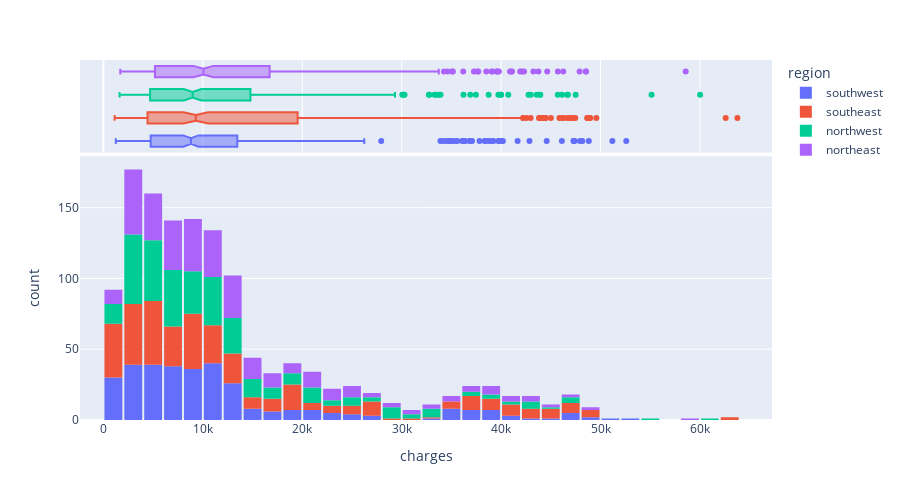

Notebook code cell kept with this figure:
### Code cell
fig = px.histogram(df,x = "charges",marginal = "box",color = "region",nbins = 47,height = 500)
fig.update_layout(bargap = 0.1)
fig.show()

### Figure 1 — Plotly figure (JSON) as saved in the notebook; plotly's stock layout.template omitted (floating-point values rounded to 4 significant figures; data arrays with more than 128 entries replaced by an {"elided": "..."} marker saying what was removed)
{"data": [{"bingroup": "x", "hovertemplate": "region=southwest<br>charges=%{x}<br>count=%{y}<extra></extra>", "legendgroup": "southwest", "marker": {"color": "#636efa", "pattern": {"shape": ""}}, "name": "southwest", "nbinsx": 47, "orientation": "v", "showlegend": true, "type": "histogram", "x": {"elided": "325 float values"}, "xaxis": "x", "yaxis": "y"}, {"hovertemplate": "region=southwest<br>charges=%{x}<extra></extra>", "legendgroup": "southwest", "marker": {"color": "#636efa"}, "name": "southwest", "notched": true, "showlegend": false, "type": "box", "x": {"elided": "325 float values"}, "xaxis": "x2", "yaxis": "y2"}, {"bingroup": "x", "hovertemplate": "region=southeast<br>charges=%{x}<br>count=%{y}<extra></extra>", "legendgroup": "southeast", "marker": {"color": "#EF553B", "pattern": {"shape": ""}}, "name": "southeast", "nbinsx": 47, "orientation": "v", "showlegend": true, "type": "histogram", "x": {"elided": "364 float values"}, "xaxis": "x", "yaxis": "y"}, {"hovertemplate": "region=southeast<br>charges=%{x}<extra></extra>", "legendgroup": "southeast", "marker": {"color": "#EF553B"}, "name": "southeast", "notched": true, "showlegend": false, "type": "box", "x": {"elided": "364 float values"}, "xaxis": "x2", "yaxis": "y2"}, {"bingroup": "x", "hovertemplate": "region=northwest<br>charges=%{x}<br>count=%{y}<extra></extra>", "legendgroup": "northwest", "marker": {"color": "#00cc96", "pattern": {"shape": ""}}, "name": "northwest", "nbinsx": 47, "orientation": "v", "showlegend": true, "type": "histogram", "x": {"elided": "325 float values"}, "xaxis": "x", "yaxis": "y"}, {"hovertemplate": "region=northwest<br>charges=%{x}<extra></extra>", "legendgroup": "northwest", "marker": {"color": "#00cc96"}, "name": "northwest", "notched": true, "showlegend": false, "type": "box", "x": {"elided": "325 float values"}, "xaxis": "x2", "yaxis": "y2"}, {"bingroup": "x", "hovertemplate": "region=northeast<br>charges=%{x}<br>count=%{y}<extra></extra>", "legendgroup": "northeast", "marker": {"color": "#ab63fa", "pattern": {"shape": ""}}, "name": "northeast", "nbinsx": 47, "orientation": "v", "showlegend": true, "type": "histogram", "x": {"elided": "324 float values"}, "xaxis": "x", "yaxis": "y"}, {"hovertemplate": "region=northeast<br>charges=%{x}<extra></extra>", "legendgroup": "northeast", "marker": {"color": "#ab63fa"}, "name": "northeast", "notched": true, "showlegend": false, "type": "box", "x": {"elided": "324 float values"}, "xaxis": "x2", "yaxis": "y2"}], "layout": {"bargap": 0.1, "barmode": "relative", "height": 500, "legend": {"title": {"text": "region"}, "tracegroupgap": 0}, "margin": {"t": 60}, "xaxis": {"anchor": "y", "domain": [0, 1], "title": {"text": "charges"}}, "xaxis2": {"anchor": "y2", "domain": [0, 1], "matches": "x", "showgrid": true, "showticklabels": false}, "yaxis": {"anchor": "x", "domain": [0, 0.7326], "title": {"text": "count"}}, "yaxis2": {"anchor": "x2", "domain": [0.7426, 1], "matches": "y2", "showgrid": false, "showline": false, "showticklabels": false, "ticks": ""}}}
